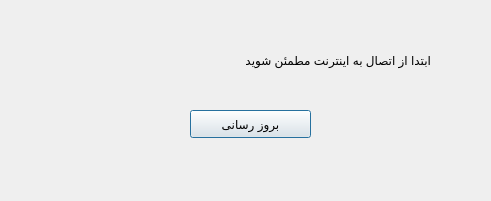
<?xml version="1.0" encoding="UTF-8"?>
<ui version="4.0">
 <class>Dialog</class>
 <widget class="QDialog" name="Dialog">
  <property name="geometry">
   <rect>
    <x>0</x>
    <y>0</y>
    <width>491</width>
    <height>201</height>
   </rect>
  </property>
  <property name="windowTitle">
   <string>بروز رسانی</string>
  </property>
  <property name="modal">
   <bool>false</bool>
  </property>
  <widget class="QPushButton" name="pushButton">
   <property name="geometry">
    <rect>
     <x>190</x>
     <y>110</y>
     <width>121</width>
     <height>28</height>
    </rect>
   </property>
   <property name="text">
    <string>بروز رسانی</string>
   </property>
  </widget>
  <widget class="QLabel" name="label">
   <property name="geometry">
    <rect>
     <x>70</x>
     <y>50</y>
     <width>361</width>
     <height>21</height>
    </rect>
   </property>
   <property name="text">
    <string>ابتدا از اتصال به اینترنت مطمئن شوید</string>
   </property>
  </widget>
 </widget>
 <resources/>
 <connections/>
</ui>
